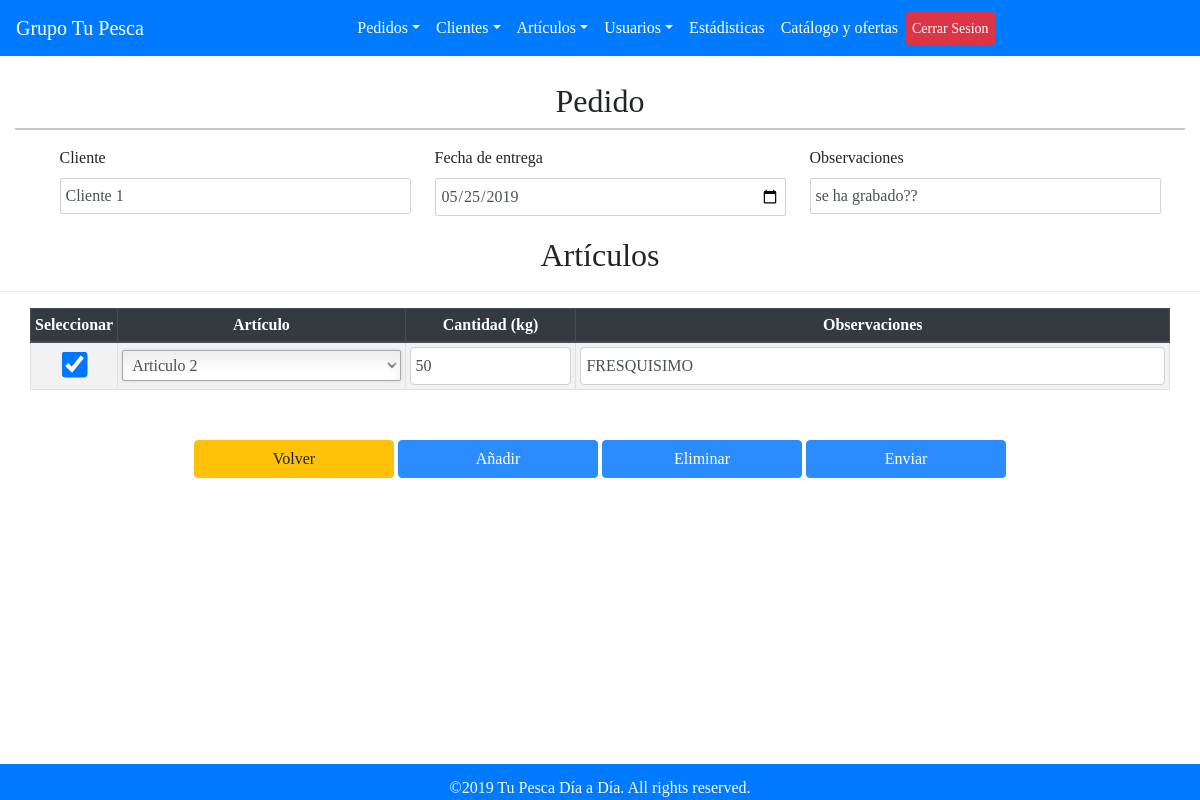
The page /index.php?page=modificar_pedido&id=18 (signed in) on the database its author committed.
### tables this page shows
CREATE TABLE `clientes` (
  `id_cliente` int(11) NOT NULL,
  `cif_cliente` char(10) NOT NULL,
  `nombre_comercial` varchar(45) NOT NULL,
  `razon_social` varchar(45) NOT NULL,
  `direccion_descarga` varchar(45) NOT NULL,
  `direccion_fiscal` char(45) NOT NULL,
  `telefono_contacto` char(15) NOT NULL,
  `movil_contacto` char(15) DEFAULT NULL,
  `fax_cliente` char(15) DEFAULT NULL,
  `persona_contacto` char(20) DEFAULT NULL,
  `email_cliente` char(45) DEFAULT NULL,
  `forma_pago` char(45) DEFAULT NULL,
  `fecha_creacion` datetime NOT NULL,
  `COMERCIALES_id_comercial` int(11) NOT NULL
);

CREATE TABLE `pedidos` (
  `id_pedido` int(11) NOT NULL,
  `fecha_pedido` datetime NOT NULL,
  `fecha_entrega` datetime NOT NULL,
  `cobrado` tinyint(1) NOT NULL DEFAULT '0',
  `CLIENTES_id_cliente` int(11) NOT NULL,
  `observaciones` text NOT NULL
);

CREATE TABLE `detalle_pedidos` (
  `id_detalle` int(11) NOT NULL,
  `kg_netos` decimal(2,0) NOT NULL,
  `observaciones` varchar(45) DEFAULT NULL,
  `PEDIDOS_id_pedido` int(11) NOT NULL,
  `ARTICULO_id_articulo` int(11) NOT NULL
);

CREATE TABLE `articulo` (
  `id_articulo` int(11) NOT NULL,
  `descripcion_art` char(45) NOT NULL,
  `precio_articulo` int(11) NOT NULL,
  `iva_articulo` int(11) NOT NULL
);

### pages/modificar_pedido.php (the view, shortened to what this page needs)
<?php require 'php/data-base-conexion.php'; ?>
<?php
	$id = isset($_GET['id']) ? $_GET['id'] : 'Not id foud';
?>
<div class="container generic-form">
	<h2>Pedido</h2>
	<hr>
	<form  action="php/data-base-pedidos-modificar.php" method="post"  autocomplete="off">
		<div class="form-group">
			<label for="Cliente">Cliente</label>
			<?php
				$sql= "SELECT CLIENTES_id_cliente FROM pedidos WHERE id_pedido=$id";
				$result = $conn->query($sql);
				$row=mysqli_fetch_array($result);
		    	$cliente= $row[0];
		    	$sql2= "SELECT nombre_comercial FROM clientes WHERE id_cliente=$cliente";
		    	$result = $conn->query($sql2);
				$row=mysqli_fetch_array($result);
		    	$nombre_cliente= $row[0];
			    echo '<input type="text" class="form-control" name="Cliente_nombre" required disabled value="'.$nombre_cliente.'">';
			?>
		</div>
		<div class="form-group">
			<label for="Fecha">Fecha de entrega</label>
			<?php
				$sql = "SELECT fecha_entrega FROM pedidos WHERE id_pedido = $id";
				$result = $conn->query($sql);
				$row = mysqli_fetch_array($result);
				$fecha_entrega = $row[0];
				$newDate = date("Y-m-d", strtotime($fecha_entrega));
				$Today = date("Y-m-d");
				echo '<input class="form-control" type="date" required name="Fecha_entrega" value="'.$newDate.'"  min="'.$Today.'">';
			?>
		</div>
		<div class="form-group">
			<label for="Observaciones">Observaciones</label>
			<?php
				$sql = "SELECT observaciones FROM pedidos WHERE Id_pedido = $id";
				$result = $conn->query($sql);
				$row = mysqli_fetch_array($result);
				$observaciones = $row[0];
				echo '<input class="form-control" type="text" name="Observaciones" value="'.$observaciones.'" >';
			?>
		</div>
		</div>
		<div>
		<h2>Artículos</h2><hr>
		</div>
		<table id="dataTable" class="form table table-sm table-striped table-bordered">
			<thead class="thead-dark">
				<tr>
					<th class="seleccionar">Seleccionar</th>
					<th>Artículo</th>
					<th style="width: 15%">Cantidad (kg)</th>
					<th>Observaciones</th>
				</tr>
			</thead>
			<tbody>
			<?php
				$sql="SELECT * FROM detalle_pedidos WHERE PEDIDOS_id_pedido=$id";
				$result=$conn->query($sql);
				while ($mostrar=mysqli_fetch_array($result)) {
					$id_detalle = $mostrar ['id_detalle'];
			?>
				<tr>
					<td class="td-checbox">
						<input type="checkbox"  required="required" name="chk[]" checked="checked" />
					</td>
					<td>
						<?php
							$sql2= "SELECT ARTICULO_id_articulo FROM detalle_pedidos WHERE id_detalle=$id_detalle";
							$result2 = $conn->query($sql2);
							$row2=mysqli_fetch_array($result2);
		    				$articulo_asociado = $row2[0];
		    				$sql3= "SELECT * FROM articulo WHERE id_articulo=$articulo_asociado";
		    				$result3 = $conn->query($sql3);
		    				$row3=mysqli_fetch_array($result3);
		    				$descripcion_art = $row3['descripcion_art'];
		    				$id1 = $row3['id_articulo'];
		    				echo '<select name="select2[]" class="form-control" id="select" autofocus>
		    				<option value="'.$id1.'">'.$descripcion_art.'</option>';
						?>
								</select>
					</td>
					<td>
						<?php
							echo '<input type="number" class="form-control" value="'.$mostrar['kg_netos'].'" id="BX_peso" name="BX_peso[]" min="0">'
						?>
					</td>
					<td>
						<?php
							echo '<input type="text" class="form-control" value="'.$mostrar['observaciones'].'" name="BX_observaciones[]">'
						?>
					</td>
				</tr>
			<?php
				}
			?>
			</tbody>
		</table>
		<div class="boton-fijado">
			<div class="btn-group ">
				<button type="button" onClick="javascript:history.back()" class="btn btn-responsive btn-warning" >Volver</button>
			</div>
			<div class="btn-group ">
		  	<button type="button" class="btn btn-form-group btn-responsive" id="anadir_articulo" onClick="addRow('dataTable')">Añadir</button>
			</div>
			<div class="btn-group">
		  	<button type="button" class="btn btn-form-group btn-responsive" id="Eliminar artículo" onClick="deleteRow('dataTable')">Eliminar</button>
			</div>
			<div class="btn-group">
		  	<button type="submit" class="btn btn-form-group btn-responsive" id="insert">Enviar</button>
			</div>
		</div>

### css/style.css (style rules this page uses)
html { min-height: 100%; position: relative; }
body { font-family: Georgia, Times, "Times New Roman", serif; margin: 0; margin-bottom: 40px; }
.generic-form { max-width: 1800px; }
.generic-form h2 { padding-bottom: 0; font-size: 2rem; font-family: Georgia, Times, "Times New Roman", serif; display: inline; text-align: center; }
.generic-form hr { display: block; margin-top: 0.5em; margin-bottom: 1em; margin-left:auto; margin-right: auto; border: 1px solid #c5c5c5; }
.generic-form .form-group { margin-bottom: 20px; margin-left:20px; width: 30%; display:inline-block; text-align: left; }
.generic-form .form-control { padding: 12px 20px; height: auto; border-radius: 2px; }
.generic-form input, select { border-radius: 2px; padding-right: 30px; -moz-transition: padding .25s; -webkit-transition: padding .25s; -o-transition: padding .25s; transition: padding .25s; }
.generic-form input:required { background: #fff url(img/red_asterisk.png) no-repeat 98% center; }
input[type=checkbox] { transform: scale(2); }
.table { max-width: 95%; margin-bottom: 1rem; margin: auto; }
.table thead { text-align: center; }
.table tbody { text-align: center; }
.btn-form-group { color: #fff; background-color: #2b8cff; border-color: #2B8CFF; }
select.form-control { height: auto; }
#select { border: 1px solid #aaa; box-shadow: 0px 0px 3px #ccc, 0 10px 15px #eee inset; border-radius: 2px; padding-right: 30px; -moz-transition: padding .25s; -webkit-transition: padding .25s; -o-transition: padding .25s; transition: padding .25s; height: auto; }
body { min-height:100%; }
select, input { min-height:10px; padding:5px!important; }
.generic-form .form-group { vertical-align: top; }
#dataTable th.seleccionar { width:5%; }
table td, table th { padding:0.25rem!important; vertical-align: inherit!important; }
.boton-fijado { position:relative; padding:50px 0 25px; }
.boton-fijado button { min-width:200px; margin:0; }

### rows shown on the page
clientes: Cliente_nombre "Cliente 1"
pedidos: Fecha_entrega "05/25/2019", Observaciones "se ha grabado??"
detalle_pedidos: ARTICULO_id_articulo.descripcion_art "Articulo 2", kg_netos "50", observaciones "FRESQUISIMO"

### other values the page prints
$config['name'] "Tu Pesca Día a Día"
